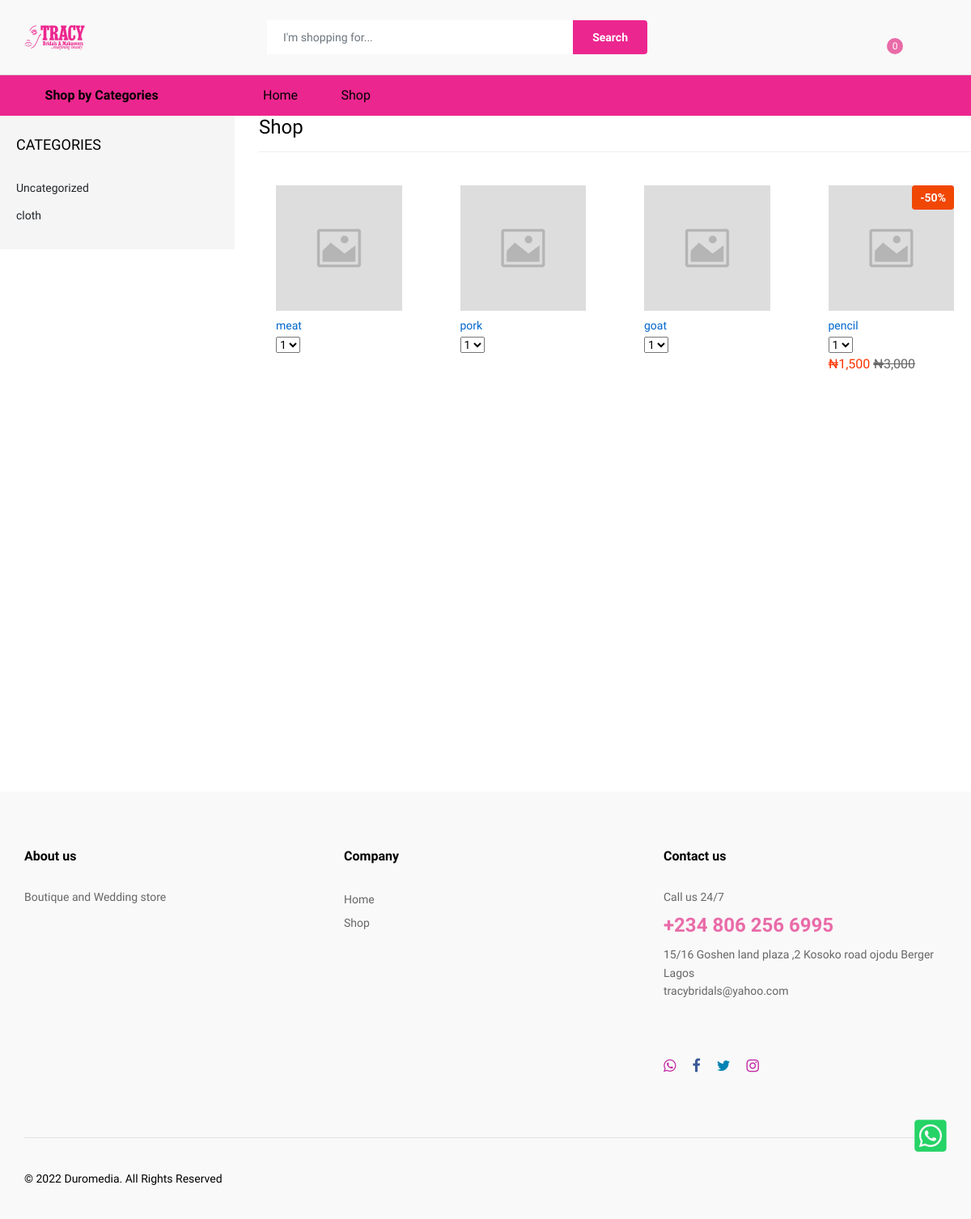
Before: /all-products.php with the older database file.
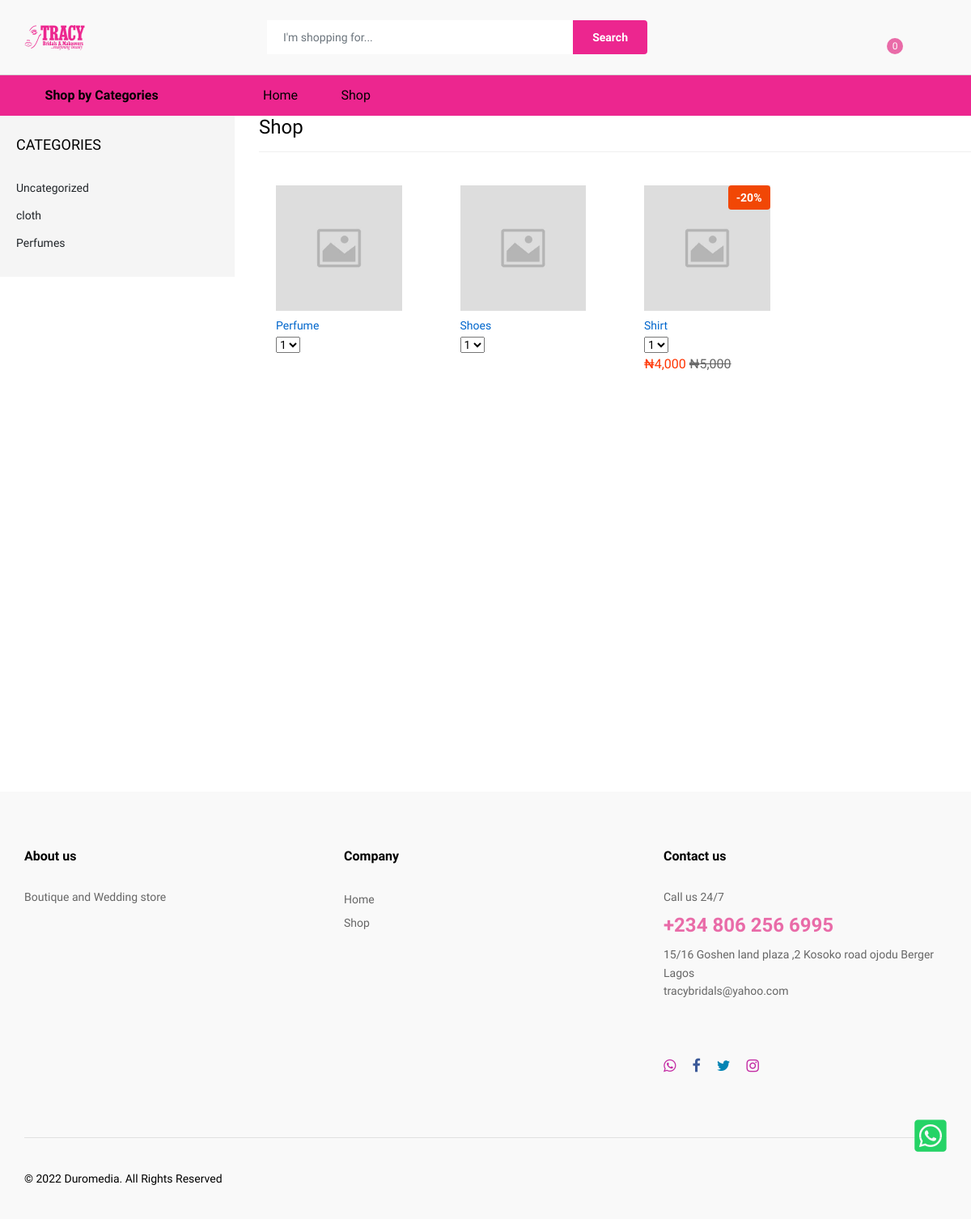
After: the same page with the newer database file.
### tables this page shows
CREATE TABLE `products_categories` (
  `products_categories_id` int(11) NOT NULL,
  `products_categories_name` varchar(20) NOT NULL,
  `products_categories_timestamp` timestamp NOT NULL DEFAULT current_timestamp() ON UPDATE current_timestamp()
);

CREATE TABLE `products` (
  `products_id` int(11) NOT NULL,
  `products_name` varchar(30) NOT NULL,
  `products_price` varchar(11) NOT NULL,
  `products_sales_price` varchar(10) NOT NULL,
  `products_sub_categories` int(10) NOT NULL,
  `products_promo` varchar(20) NOT NULL DEFAULT '0',
  `products_deals` varchar(20) NOT NULL DEFAULT '0',
  `products_new_arrivals` varchar(20) NOT NULL DEFAULT '0',
  `products_best_sellers` varchar(20) NOT NULL DEFAULT '0',
  `products_popular` varchar(20) NOT NULL DEFAULT '0',
  `products_short_description` varchar(255) NOT NULL,
  `products_long_description` text NOT NULL,
  `products_image` varchar(255) NOT NULL DEFAULT 'default.jpg',
  `products_timestamp` timestamp NOT NULL DEFAULT current_timestamp() ON UPDATE current_timestamp(),
  `real_sub_categories` int(11) NOT NULL DEFAULT 0
);

### incs-template1/config.php (called while the page is built, shortened)
<?php
$website_name_with_spaces = "Tracy Bridals";
$TEL = "+234 806 256 6995";
$EMAIL = "tracybridals@yahoo.com";
$FB_LINK = "https://web.facebook.com/TracyBridalandMakeovers";
$TW_LINK = "https://twitter.com/tracyiyoha1";
$INSTAGRAM_LINK = "https://www.instagram.com/tracybridalsandmakeover/";
$WHATSAPP_LINK = "https://api.whatsapp.com/send?phone=2348062566995&text=Hello%20Tracy%2C%20you%20have%20a%20Buyer";
$ADDRESS = "15/16 Goshen land plaza ,2 Kosoko road ojodu Berger Lagos";
?>

### incs-template1/products.php (the view, shortened to what this page needs)
<?php
 $page = (int)(!isset($_GET["page"]) ? 1 : $_GET["page"]);
$per_page = 12;
$startpoint = ($page * $per_page) - $per_page;
$select_products3 = mysqli_query($connect,"SELECT * FROM ".$statement." LIMIT $startpoint, $per_page") or die(db_conn_error);
			 if (mysqli_num_rows($select_products3)> 0){
				while($rows_loop = mysqli_fetch_array($select_products3)){
                    echo '
    <div class="col-xl-2 col-lg-4 col-md-4 col-sm-6 col-6 ">
    <form method="post" action="">
    <div class="ps-product">
    <div class="ps-product__thumbnail">
        <a href="product-description.php?id='.$rows_loop['products_id'].'">
        <img src="images/products/'.$rows_loop['products_image'].'" alt="'.$rows_loop['products_name'].'" /></a>';
        if(!empty($rows_loop['products_sales_price'])){
            $dis = 100 - ceil($rows_loop['products_sales_price']/$rows_loop['products_price']*100);
            echo '
            <div class="ps-product__badge">-'.$dis.'%</div>
            ';
        }
        echo    '
         <ul class="ps-product__actions">
            <form method="POST" action="">
                <input type="hidden" name="code" value="'.$rows_loop['products_id'].'" />
                <button type="submit" class="btn-fade"><li><a data-toggle="tooltip" data-placement="top" title="Add To Cart"><i class="icon-bag2"></i></a></li></button>
            </form>
        </ul>
        </div>
    <div class="ps-product__container">';
echo '
        <div class="ps-product__content"><a class="ps-product__title" href="product-description.php?id='.$rows_loop['products_id'].'">'.$rows_loop['products_name'].'</a>
            <div class="ps-product__rating">
                <select class="ps-rating" data-read-only="true">
                    <option value="1">1</option>
                    <option value="1">2</option>
                    <option value="1">3</option>
                    <option value="1">4</option>
                    <option value="1">5</option>
                </select>
            </div>
            <p class="ps-product__price sale">'; if(!empty($rows_loop['products_sales_price'])){
                echo '&#8358;'.number_format($rows_loop['products_sales_price']).' ' . '<del>'.'&#8358;'.number_format($rows_loop['products_price']) .'</del>';
            }
            echo '</p>
        </div>
            <div class="ps-product__content hover"><a class="ps-product__title" href="product-description.php?id='.$rows_loop['products_id'].'">'.$rows_loop['products_name'].'</a>
                <p class="ps-product__price sale">'; if(!empty($rows_loop['products_sales_price'])){
                    echo '&#8358;'.number_format($rows_loop['products_sales_price']).' ' . '<del>'.'&#8358;'.number_format($rows_loop['products_price']) .'</del>';
                }
            echo ' </p>
            </div>
            </div>
</div>
</form>
</div>
';
}
}else{
    echo '<h5 class="text-center">No result found</h5>';
 }
?>

### incs-template1/header.php (shortened to what this page needs)
<!DOCTYPE html>
<html lang="en">
<head>
    <link rel="stylesheet" href="https://use.fontawesome.com/releases/v5.1.1/css/all.css">
    <link rel="stylesheet" href="plugins/font-awesome/css/font-awesome.min.css">
    <link rel="stylesheet" href="fonts/Linearicons/Linearicons/Font/demo-files/demo.css">
    <link rel="stylesheet" href="plugins/bootstrap/css/bootstrap.min.css">
    <link rel="stylesheet" href="plugins/owl-carousel/assets/owl.carousel.min.css">
    <link rel="stylesheet" href="plugins/owl-carousel/assets/owl.theme.default.min.css">
    <link rel="stylesheet" href="plugins/slick/slick/slick.css">
    <link rel="stylesheet" href="plugins/nouislider/nouislider.min.css">
    <link rel="stylesheet" href="plugins/lightGallery-master/dist/css/lightgallery.min.css">
    <link rel="stylesheet" href="plugins/jquery-bar-rating/dist/themes/fontawesome-stars.css">
    <link rel="stylesheet" href="plugins/select2/dist/css/select2.min.css">
    <link rel="stylesheet" href="css/style.css">
    <link rel="stylesheet" href="css/color-style.css">
</head>
<body class="loaded">
    <header class="header header--1" data-sticky="true">
        <div class="header__top">
            <div class="ps-container">
                <div class="header__left">
                    <a class="ps-logo" href="/"><img src="../images/logo/logo.png" alt="<?php if(!empty($website_name_with_spaces)){
                        echo $website_name_with_spaces;
                    }
                    ?>" /></a>
                </div>
                <div class="header__center">
                    <form class="ps-form--quick-search" action="search.php" method="GET">
                        <input class="form-control" type="text" placeholder="I'm shopping for..." id="input-search" name="search" value="<?php if(isset($_GET['search'])){echo $_GET['search'];} ?>"/>
                        <button type="submit">Search</button>
                    </form>
                </div>
                <div class="header__right">
                    <div class="header__actions">
                    <?php
                    if(!empty($_SESSION["shopping_cart"])) {
                    $cart_count = count(array_keys($_SESSION["shopping_cart"]));
                    echo '<div class="ps-cart--mini box"><a class="header__extra" href="cart.php"><i class="icon-bag2"></i><span><i>'.$cart_count.'</i></span></a></div>';
                    }else{
                        echo '<div class="ps-cart--mini box"><a class="header__extra" href="cart.php"><i class="icon-bag2"></i><span><i>0</i></span></a></div>';
                    }
                    ?>
                    </div>
                </div>
            </div>
        </div>
        <nav class="navigation">
            <div class="ps-container">
                <div class="navigation__left">
                    <div class="menu--product-categories">
                        <div class="menu__toggle"><i class="icon-menu"></i><span> Shop by Categories</span></div>
                    </div>
                </div>
                <div class="navigation__right">
                    <ul class="menu">
                        <li class=""><a href="<?=GEN_WEBSITE;?>">Home</a><span class="sub-toggle"></span>
                        </li>
                        <li class=""><a href="<?=GEN_WEBSITE.'/shop.php';?>">Shop</a><span class="sub-toggle"></span>
                        </li>
                    </ul>
                </div>
            </div>
        </nav>
    </header>

### public_html/all-products.php (shortened to what this page needs)
<?php require_once ('../incs-template1/config.php'); ?>
<?php
include ('../incs-template1/header.php'); ?>
<?php
$statement = "products ORDER BY products_id DESC";
?>
<div class="ps-page--shop">
            <div class="ps-layout--shop">
                <div class="ps-layout__left">
                    <aside class="widget widget_shop">
                        <h4 class="widget-title">Categories</h4>
                        <ul class="ps-list--categories">
                            <?php
                        $query_page_section =  mysqli_query($connect, "SELECT products_categories_name FROM products_categories") or die(db_conn_error);
while($row_cat = mysqli_fetch_array($query_page_section)){
echo  '<li><a href="categories.php?name='.$row_cat['products_categories_name'].'">'.$row_cat['products_categories_name'].'</a>
</li>';
}
                        ?>
                        </ul>
                    </aside>
                </div>
                <div class="ps-layout__right">
                    <div class="ps-block--shop-features">
                        <div class="ps-block__header">
                            <h3>Shop</h3>
                        </div>
                    <div class="ps-shopping ps-tab-root">
                        <div class="ps-tabs">
                            <div class="ps-tab active" id="tab-1">
                                <div class="ps-shopping-product">
                                    <div class="row">
                                    <?php
                include ('../incs-template1/products.php');
?>
                            </div>
                        </div>
                    </div>
                </div>
            </div>
        </div>
    </div>
</div>
<?php include ('../incs-template1/footer.php'); ?>

### incs-template1/footer.php (shortened to what this page needs)
<footer class="ps-footer">
    <div class="ps-container">
        <div class="ps-footer__widgets">
        <aside class="widget widget_footer">
                <h4 class="widget-title">About us</h4>
                <ul class="ps-list--link">
                    <p><?=FOOTER_DESCRIPTION;?></p>
                </ul>
            </aside>
            <aside class="widget widget_footer">
                <h4 class="widget-title">Company</h4>
                <ul class="ps-list--link">
                    <li><a href="/">Home</a></li>
                    <li><a href="shop.php">Shop</a></li>
                </ul>
            </aside>
        <aside class="widget widget_footer widget_contact-us">
                <h4 class="widget-title">Contact us</h4>
                <div class="widget_content">
                    <p>Call us 24/7</p>
                    <h3><?=$TEL;?></h3>
                    <p><?=$ADDRESS;?><br><a href="mailto:<?=$EMAIL;?>"><?=$EMAIL;?></a></p>
                    <p><?=$ADDRESS2;?><br><a href="mailto:<?=$EMAIL2;?>"><?=$EMAIL2;?></a></p>
                    <ul class="ps-list--social">
                   <?php
                   if(!empty($WHATSAPP_LINK)){echo '<li><a target="_blank" class="instagram" href="'.$WHATSAPP_LINK.'"><i class="fa fa-whatsapp"></i></a></li>';}
                   if(!empty($FB_LINK)){echo '<li><a target="_blank" class="facebook" href="'.$FB_LINK.'"><i class="fa fa-facebook"></i></a></li>';}
                    if(!empty($TW_LINK)){echo '<li><a target="_blank" class="twitter" href="'.$TW_LINK.'"><i class="fa fa-twitter"></i></a></li>';}
                            if(!empty($INSTAGRAM_LINK)){echo '<li><a target="_blank" class="instagram" href="'.$INSTAGRAM_LINK.'"><i class="fa fa-instagram"></i></a></li>';}
                    ?>
                    </ul>
                </div>
            </aside>
        </div>
        <div class="ps-footer__copyright">
            <p>&copy; <script>var footer_date=new Date(); document.write(footer_date.getFullYear())</script> Duromedia. All Rights Reserved</p>
        </div>
    </div>
</footer>
 <div id="scrool">
    <div class="whatsapp">
        <?php
        if(!empty($WHATSAPP_LINK)) {
            echo '<a href="'.$WHATSAPP_LINK.'" target="_blank">
               <i class="fab fa-whatsapp-square    "></i>
            </a>';
        }
        ?>
    </div>
</div>
</body>
</html>

### public_html/css/color-style.css (style rules this page uses)
.header .header__top { background-color: #f9f9f9; }
.navigation { background-color: #ec268f; }
.ps-form--quick-search button, .ps-form--search-mobile button { background-color: #ec268f; color: #ffffff; }
.ps-footer { background-color: #f9f9f9; }
.widget_contact-us .widget_content h3 { color: #e96ba8; }
.header .header__extra span, .mobile-cart { background-color: #e96ba8; }

Changed rows visible on the page:
removed products: products_image (placeholder picture), products_name "meat"
removed products: products_image (placeholder picture), products_name "pork"
removed products: products_image (placeholder picture), products_name "goat"
removed products: products_image (placeholder picture), dis "50", products_name "pencil", products_sales_price "1,500", products_price "3,000"
added products_categories: products_categories_name "Perfumes"
added products: products_image (placeholder picture), products_name "Perfume"
added products: products_image (placeholder picture), products_name "Shoes"
added products: products_image (placeholder picture), dis "20", products_name "Shirt", products_sales_price "4,000", products_price "5,000"
